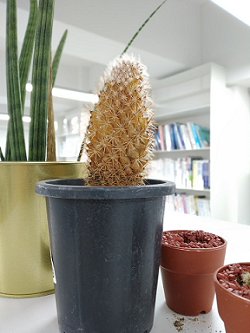
#> input picture chap_01/cactus.png, 250 x 333 px
$ python 01_06_matplotlib.py
#> lines starting #> are read from the running program, lines starting #| are printed output that depends on the picture
# %% simple graph
import numpy as np
import matplotlib.pyplot as plt

# get data
x = np.arange(0, 6, 0.1)  # from 0 to 6 stepsize 0.1
y = np.sin(x)

# plot graph
plt.plot(x, y)
plt.show()
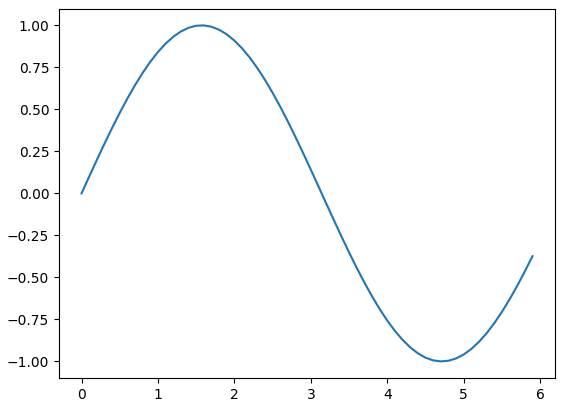
#> figure drawn by matplotlib, 1 panel; curve peaks at x = 1.6, y = 1

# %% plot two graph in one plot
x = np.arange(0, 6, 0.1)
y1 = np.sin(x)
y2 = np.cos(x)

# plot graph
plt.plot(x, y1, label="sin")
plt.plot(x, y2, linestyle="--", label="cos")
plt.xlabel("x")
plt.ylabel("y")
plt.title("sin & cos graph")
plt.legend()
plt.show()
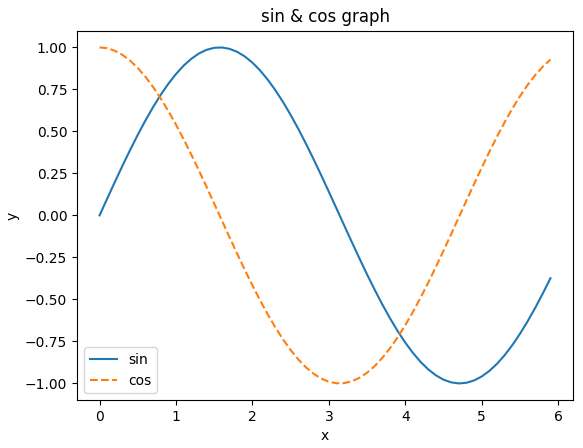
#> figure drawn by matplotlib, 1 panel; curve peaks at x = 1.6, y = 1; curve peaks at x = 0, y = 1

# %% show image
from matplotlib.image import imread

img = imread("cactus.png")
#> img is the input picture: shape (333, 250, 4) float32; mean R, G, B, A 0.603, 0.585, 0.542, 1
plt.imshow(img)
plt.show()
